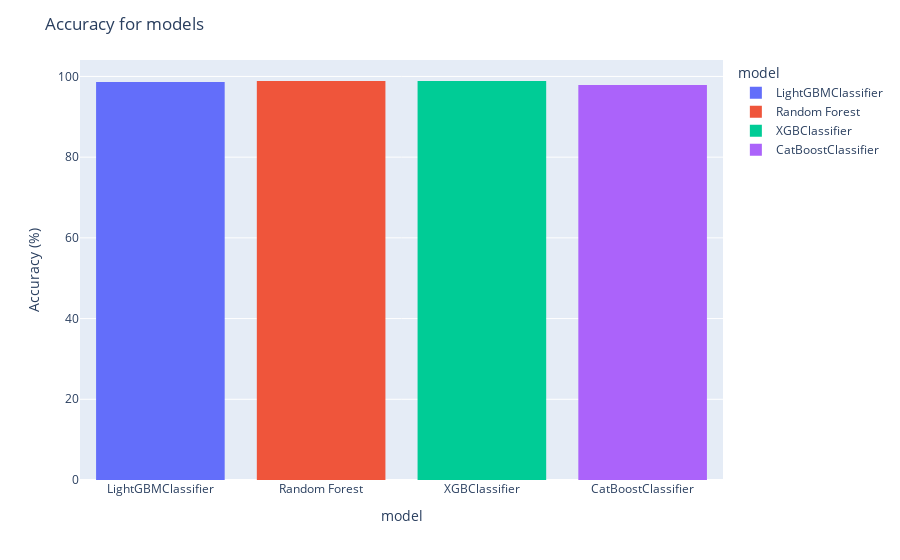

The notebook cell this image was saved under:
### Code cell
# Create a bar chart
fig = px.histogram(dfmetrics, x="model", y = "accuracy", color="model")
fig.update_layout(title_text='Accuracy for models',xaxis_title="model",
    yaxis_title="Accuracy (%)")
fig.show()

### Figure 1 — Plotly figure (JSON) as saved in the notebook; plotly's stock layout.template omitted (floating-point values rounded to 4 significant figures)
{"data": [{"alignmentgroup": "True", "bingroup": "x", "histfunc": "sum", "hovertemplate": "model=%{x}<br>sum of accuracy=%{y}<extra></extra>", "legendgroup": "LightGBMClassifier", "marker": {"color": "#636efa", "pattern": {"shape": ""}}, "name": "LightGBMClassifier", "offsetgroup": "LightGBMClassifier", "orientation": "v", "showlegend": true, "type": "histogram", "x": ["LightGBMClassifier"], "xaxis": "x", "y": [98.6], "yaxis": "y"}, {"alignmentgroup": "True", "bingroup": "x", "histfunc": "sum", "hovertemplate": "model=%{x}<br>sum of accuracy=%{y}<extra></extra>", "legendgroup": "Random Forest", "marker": {"color": "#EF553B", "pattern": {"shape": ""}}, "name": "Random Forest", "offsetgroup": "Random Forest", "orientation": "v", "showlegend": true, "type": "histogram", "x": ["Random Forest"], "xaxis": "x", "y": [98.87], "yaxis": "y"}, {"alignmentgroup": "True", "bingroup": "x", "histfunc": "sum", "hovertemplate": "model=%{x}<br>sum of accuracy=%{y}<extra></extra>", "legendgroup": "XGBClassifier", "marker": {"color": "#00cc96", "pattern": {"shape": ""}}, "name": "XGBClassifier", "offsetgroup": "XGBClassifier", "orientation": "v", "showlegend": true, "type": "histogram", "x": ["XGBClassifier"], "xaxis": "x", "y": [98.87], "yaxis": "y"}, {"alignmentgroup": "True", "bingroup": "x", "histfunc": "sum", "hovertemplate": "model=%{x}<br>sum of accuracy=%{y}<extra></extra>", "legendgroup": "CatBoostClassifier", "marker": {"color": "#ab63fa", "pattern": {"shape": ""}}, "name": "CatBoostClassifier", "offsetgroup": "CatBoostClassifier", "orientation": "v", "showlegend": true, "type": "histogram", "x": ["CatBoostClassifier"], "xaxis": "x", "y": [97.87], "yaxis": "y"}], "layout": {"barmode": "relative", "legend": {"title": {"text": "model"}, "tracegroupgap": 0}, "margin": {"t": 60}, "title": {"text": "Accuracy for models"}, "xaxis": {"anchor": "y", "categoryarray": ["LightGBMClassifier", "Random Forest", "XGBClassifier", "CatBoostClassifier"], "categoryorder": "array", "domain": [0, 1], "title": {"text": "model"}}, "yaxis": {"anchor": "x", "domain": [0, 1], "title": {"text": "Accuracy (%)"}}}}
